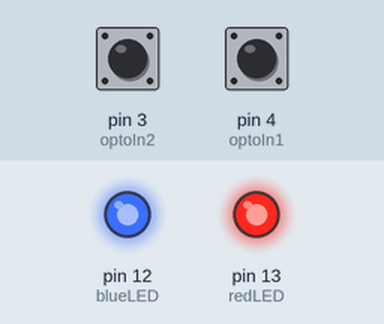
Simulated run of this sketch. Board: Arduino Uno, built with avr-gcc and run on an emulated ATmega328P. Parts: output pins drawn as LEDs (lit = HIGH). The inputs (shaded band) are chosen by the test bench; at power-on: pin 3 (optoIn2) HIGH, pin 4 (optoIn1) HIGH.

Above: at 1.2 s.
1.3 s: pin 3 (optoIn2) pulled LOW for 0.15 s
At 1.37 s:
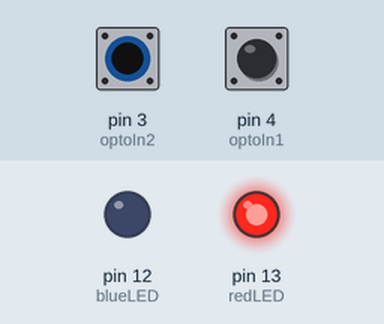
2.9 s: pin 4 (optoIn1) pulled LOW for 0.15 s
At 2.97 s:
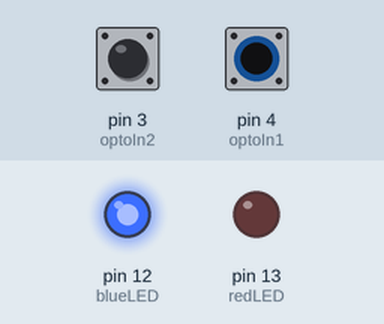
4.5 s: pin 4 (optoIn1) pulled LOW for 3.2 s
At 8.8 s:
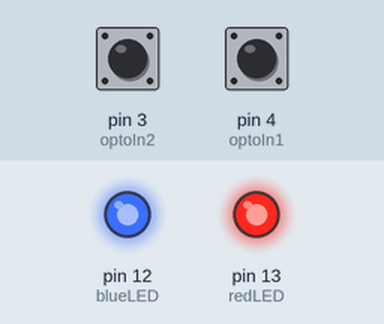
9.2 s: pin 3 (optoIn2) pulled LOW for 3.2 s
At 10.0 s:
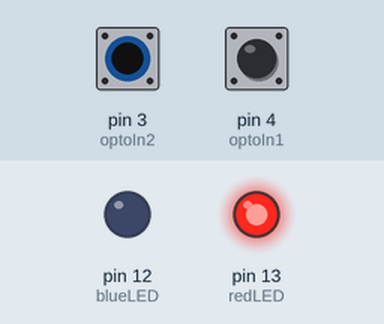
13.9 s: pin 3 (optoIn2) driven LOW and pin 4 (optoIn1) driven LOW
At 14.7 s:
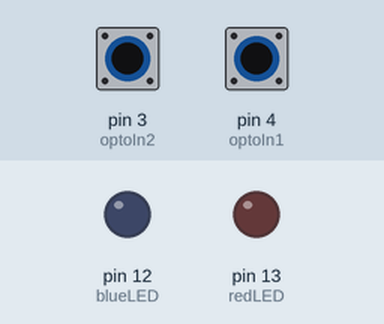
Timing chart, 0 to 16.4 s (numbered marks = the images above; inputs shaded):
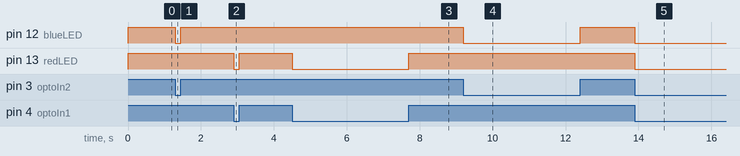

Measured:
- after the input at 1.3 s, pin 12 (blueLED): HIGH → LOW at once, → HIGH 0.15 s later
- after the input at 2.9 s, pin 13 (redLED): HIGH → LOW at once, → HIGH 0.15 s later
- after the input at 4.5 s, pin 13 (redLED): HIGH → LOW at once, → HIGH 3.2 s later
- after the input at 9.2 s, pin 12 (blueLED): HIGH → LOW at once, → HIGH 3.2 s later
- after the input at 13.9 s, pin 12 (blueLED), pin 13 (redLED): HIGH → LOW at once

The sketch:

Optocoupler.ino
```cpp
// ProStrain Technologies
// By Taufik Yunahar
// Please contact us at info@prostrain.com.my if you have any inquiries.
const int redLED = 13;
const int blueLED = 12;
const int optoIn1 = 4;
const int optoIn2 = 3;

void setup() {
  // put your setup code here, to run once:
  pinMode(redLED, OUTPUT);
  pinMode(blueLED, OUTPUT);
  //When using optocoupler and connect to Arduino digital input,
  //need to use internal pullup.
  pinMode(optoIn1, INPUT_PULLUP); // Input from 12V NC Emergency Stop
  pinMode(optoIn2, INPUT_PULLUP); // Input from 24V NO Emergency Stop
}

void loop() {
  // put your main code here, to run repeatedly:
  if(digitalRead(optoIn1)==HIGH){
    digitalWrite(redLED,HIGH);
  }
  else{
    digitalWrite(redLED,LOW);
  }
  if(digitalRead(optoIn2)==HIGH){
    digitalWrite(blueLED,HIGH);
  }
  else{
    digitalWrite(blueLED,LOW);
  }

}
```
